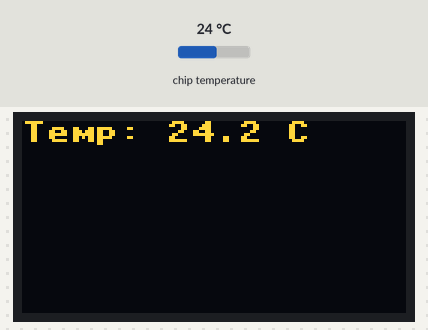
A program run on a simulated Raspberry Pi Pico running MicroPython. Shown: 128×64 one-colour display. The test bench sets the inputs (shaded band); at power-on: chip temperature 24 °C. The OLED is the two-colour kind (top 16 rows yellow).

Above: at 1.2 s.
1.3 s: chip temperature set to 1 °C
At 2.9 s:
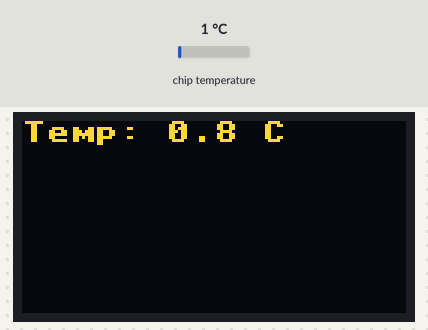
3.2 s: chip temperature set to 11 °C
At 4.5 s:
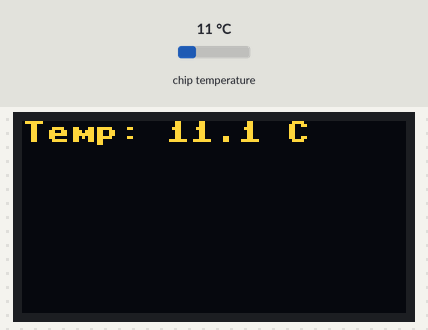
4.8 s: chip temperature set to 22 °C
At 6.3 s:
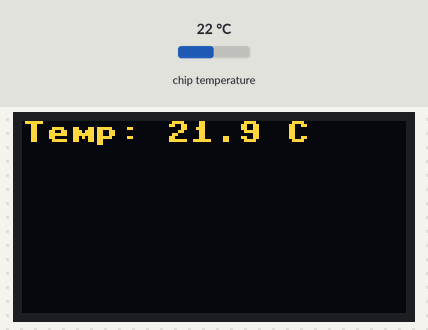
Timing chart, 0 to 7.8 s (numbered marks = the images above; inputs shaded):
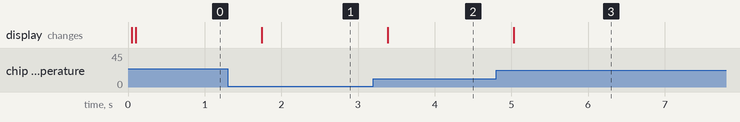

Measured:
- after the input at 1.3 s, the display: changes after 0.44 s (image 1)
- after the input at 3.2 s, the display: changes after 0.19 s (image 2)
- after the input at 4.8 s, the display: changes after 0.23 s (image 3)

The program:

DisplayTemperature.py
```python
import machine
import time
from ssd1306 import SSD1306_I2C

pix_res_x = 128  # SSD1306 horizontal resolution
pix_res_y = 64   # SSD1306 vertical resolution

i2c_dev = machine.I2C(0, scl=machine.Pin(17), sda=machine.Pin(16), freq=200000)  # Initialize I2C
oled = SSD1306_I2C(pix_res_x, pix_res_y, i2c_dev)  # Initialize OLED display

adcpin = 4
sensor = machine.ADC(adcpin)

def ReadTemperature():
    adc_value = sensor.read_u16()
    volt = (3.3 / 65535) * adc_value
    temperature = 27 - (volt - 0.706) / 0.001721
    return round(temperature, 1)

while True:
    temperature = ReadTemperature()
    oled.fill(0)  # Clear the display
    oled.text("Temp: {:.1f} C".format(temperature), 0, 0)  # Display temperature on OLED
    oled.show()  # Update OLED display
    time.sleep(0.5)
    
```
